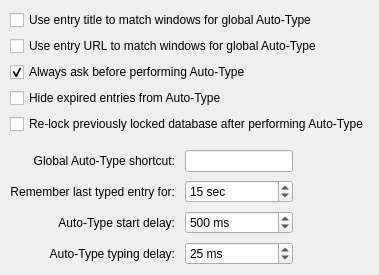
     <widget class="QWidget" name="tabAutotype">
      <attribute name="title">
       <string>Auto-Type</string>
      </attribute>
      <layout class="QVBoxLayout" name="verticalLayout_2">
       <property name="leftMargin">
        <number>10</number>
       </property>
       <property name="topMargin">
        <number>10</number>
       </property>
       <property name="rightMargin">
        <number>10</number>
       </property>
       <property name="bottomMargin">
        <number>10</number>
       </property>
       <item>
        <widget class="QCheckBox" name="autoTypeEntryTitleMatchCheckBox">
         <property name="text">
          <string>Use entry title to match windows for global Auto-Type</string>
         </property>
        </widget>
       </item>
       <item>
        <widget class="QCheckBox" name="autoTypeEntryURLMatchCheckBox">
         <property name="text">
          <string>Use entry URL to match windows for global Auto-Type</string>
         </property>
        </widget>
       </item>
       <item>
        <widget class="QCheckBox" name="autoTypeAskCheckBox">
         <property name="text">
          <string>Always ask before performing Auto-Type</string>
         </property>
         <property name="checked">
          <bool>true</bool>
         </property>
        </widget>
       </item>
       <item>
        <widget class="QCheckBox" name="autoTypeHideExpiredEntryCheckBox">
         <property name="text">
          <string>Hide expired entries from Auto-Type</string>
         </property>
        </widget>
       </item>
       <item>
        <widget class="QCheckBox" name="autoTypeRelockDatabaseCheckBox">
         <property name="text">
          <string>Re-lock previously locked database after performing Auto-Type</string>
         </property>
        </widget>
       </item>
       <item>
        <spacer name="verticalSpacer_4">
         <property name="orientation">
          <enum>Qt::Vertical</enum>
         </property>
         <property name="sizeType">
          <enum>QSizePolicy::Fixed</enum>
         </property>
         <property name="sizeHint" stdset="0">
          <size>
           <width>20</width>
           <height>10</height>
          </size>
         </property>
        </spacer>
       </item>
       <item>
        <layout class="QGridLayout" name="gridLayout">
         <property name="horizontalSpacing">
          <number>10</number>
         </property>
         <property name="verticalSpacing">
          <number>8</number>
         </property>
         <item row="2" column="0">
          <widget class="QLabel" name="autoTypeStartDelayLabel">
           <property name="text">
            <string>Auto-Type start delay:</string>
           </property>
           <property name="alignment">
            <set>Qt::AlignRight|Qt::AlignTrailing|Qt::AlignVCenter</set>
           </property>
           <property name="buddy">
            <cstring>autoTypeStartDelaySpinBox</cstring>
           </property>
          </widget>
         </item>
         <item row="0" column="0">
          <widget class="QLabel" name="autoTypeShortcutLabel">
           <property name="text">
            <string>Global Auto-Type shortcut:</string>
           </property>
           <property name="alignment">
            <set>Qt::AlignRight|Qt::AlignTrailing|Qt::AlignVCenter</set>
           </property>
           <property name="buddy">
            <cstring>autoTypeShortcutWidget</cstring>
           </property>
          </widget>
         </item>
         <item row="2" column="1">
          <widget class="QSpinBox" name="autoTypeStartDelaySpinBox">
           <property name="sizePolicy">
            <sizepolicy hsizetype="Preferred" vsizetype="Fixed">
             <horstretch>0</horstretch>
             <verstretch>0</verstretch>
            </sizepolicy>
           </property>
           <property name="accessibleName">
            <string>Auto-type start delay milliseconds</string>
           </property>
           <property name="suffix">
            <string comment="Milliseconds"> ms</string>
           </property>
           <property name="prefix">
            <string/>
           </property>
           <property name="minimum">
            <number>100</number>
           </property>
           <property name="maximum">
            <number>10000</number>
           </property>
           <property name="singleStep">
            <number>100</number>
           </property>
           <property name="value">
            <number>500</number>
           </property>
          </widget>
         </item>
         <item row="3" column="0">
          <widget class="QLabel" name="autoTypeDelayLabel">
           <property name="text">
            <string>Auto-Type typing delay:</string>
           </property>
           <property name="alignment">
            <set>Qt::AlignRight|Qt::AlignTrailing|Qt::AlignVCenter</set>
           </property>
           <property name="buddy">
            <cstring>autoTypeDelaySpinBox</cstring>
           </property>
          </widget>
         </item>
         <item row="0" column="2">
          <spacer name="horizontalSpacer_6">
           <property name="orientation">
            <enum>Qt::Horizontal</enum>
           </property>
           <property name="sizeHint" stdset="0">
            <size>
             <width>0</width>
             <height>20</height>
            </size>
           </property>
          </spacer>
         </item>
         <item row="0" column="1">
          <widget class="ShortcutWidget" name="autoTypeShortcutWidget">
           <property name="sizePolicy">
            <sizepolicy hsizetype="Preferred" vsizetype="Fixed">
             <horstretch>0</horstretch>
             <verstretch>0</verstretch>
            </sizepolicy>
           </property>
           <property name="accessibleName">
            <string>Global auto-type shortcut</string>
           </property>
          </widget>
         </item>
         <item row="3" column="1">
          <widget class="QSpinBox" name="autoTypeDelaySpinBox">
           <property name="sizePolicy">
            <sizepolicy hsizetype="Preferred" vsizetype="Fixed">
             <horstretch>0</horstretch>
             <verstretch>0</verstretch>
            </sizepolicy>
           </property>
           <property name="accessibleName">
            <string>Auto-type character typing delay milliseconds</string>
           </property>
           <property name="suffix">
            <string comment="Milliseconds"> ms</string>
           </property>
           <property name="prefix">
            <string/>
           </property>
           <property name="maximum">
            <number>1000</number>
           </property>
           <property name="value">
            <number>25</number>
           </property>
          </widget>
         </item>
         <item row="1" column="0">
          <widget class="QLabel" name="autoTypeRetypeLabel">
           <property name="text">
            <string>Remember last typed entry for:</string>
           </property>
           <property name="alignment">
            <set>Qt::AlignRight|Qt::AlignTrailing|Qt::AlignVCenter</set>
           </property>
          </widget>
         </item>
         <item row="1" column="1">
          <widget class="QSpinBox" name="autoTypeRetypeTimeSpinBox">
           <property name="suffix">
            <string comment="Seconds"> sec</string>
           </property>
           <property name="minimum">
            <number>0</number>
           </property>
           <property name="maximum">
            <number>60</number>
           </property>
           <property name="value">
            <number>15</number>
           </property>
          </widget>
         </item>
        </layout>
       </item>
       <item>
        <spacer name="verticalSpacer_3">
         <property name="orientation">
          <enum>Qt::Vertical</enum>
         </property>
         <property name="sizeHint" stdset="0">
          <size>
           <width>20</width>
           <height>0</height>
          </size>
         </property>
        </spacer>
       </item>
      </layout>
     </widget>
